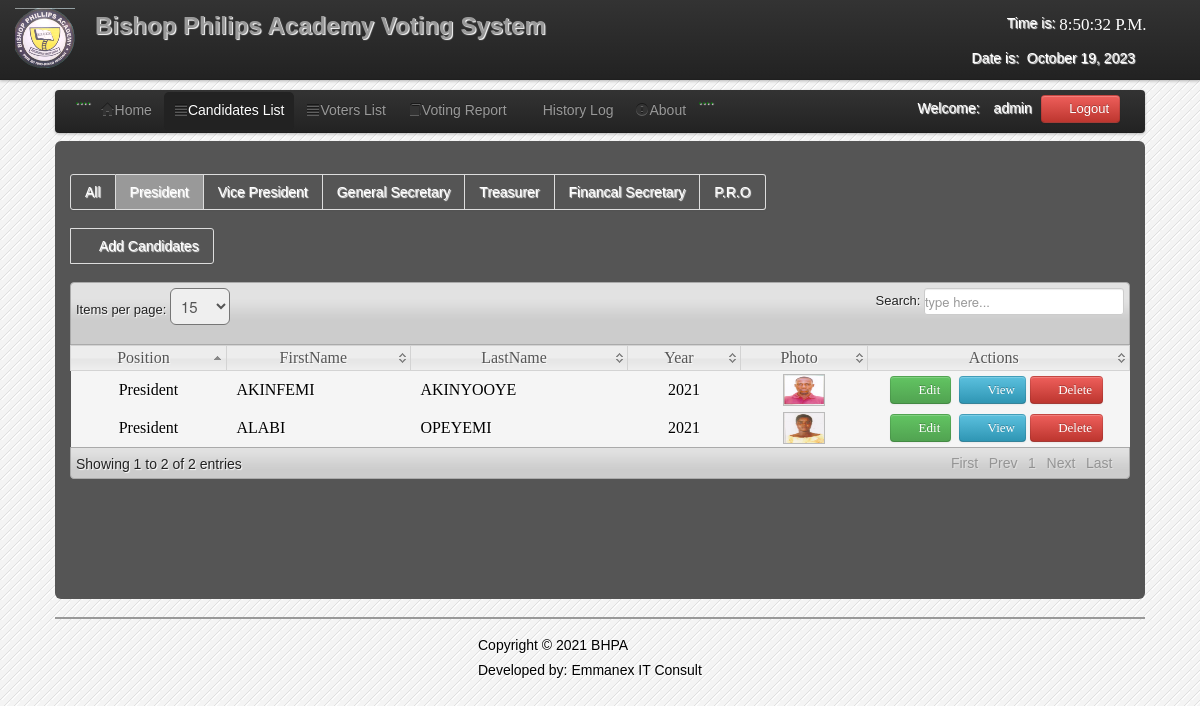
The app's page /admin/candidate_for_governor.php (signed in) with its own data.
### tables this page shows
CREATE TABLE `users` (
  `User_id` int(11) NOT NULL,
  `FirstName` varchar(100) NOT NULL,
  `LastName` varchar(100) NOT NULL,
  `UserName` varchar(100) NOT NULL,
  `Password` varchar(100) NOT NULL,
  `User_Type` varchar(50) NOT NULL
);

CREATE TABLE `candidate` (
  `CandidateID` int(11) NOT NULL,
  `abc` varchar(1) NOT NULL,
  `Position` varchar(200) NOT NULL,
  `Party` varchar(100) NOT NULL,
  `FirstName` varchar(200) NOT NULL,
  `LastName` varchar(200) NOT NULL,
  `MiddleName` varchar(100) NOT NULL,
  `Gender` varchar(6) NOT NULL,
  `Year` varchar(100) NOT NULL,
  `Photo` varchar(200) NOT NULL,
  `Photo1` varchar(200) NOT NULL
);

### admin/session.php (called while the page is built, shortened)
<?php
$id_session=$_SESSION['id'];
?>

### admin/candidate_for_governor.php (the view, shortened to what this page needs)
<?php
include('session.php');
include('header.php');
include('dbcon.php');
?>
</head>
<body>
<?php include('nav_top.php'); ?>
<div class="wrapper">
<div class="home_body">
<div class="navbar">
	<div class="navbar-inner">
	<div class="container">
	<ul class="nav nav-pills">
	  <li>....</li>
	  <li><a href="home.php"><i class="icon-home icon-large"></i>Home</a></li>
	  <li  class="active"><a  href="candidate_list.php"><i class="icon-align-justify icon-large"></i>Candidates List</a></li>
	  <li class=""><a  href="voter_list.php"><i class="icon-align-justify icon-large"></i>Voters List</a></li>
		 <li><a  href="canvassing_report.php"><i class="icon-book icon-large"></i>Voting Report</a></li>
		    <li><a  href="History.php"><i class="icon-table icon-large"></i>History Log</a>
		   <li><a data-toggle="modal" href="#about"><i class="icon-exclamation-sign icon-large"></i>About</a></li>
		   <li>....</li>
	 </ul>
	<form class="navbar-form pull-right">
		<?php $result=mysqli_query($conn,"select * from users where User_id='$id_session'");
	$row=mysqli_fetch_array($result);
	?>
	<font color="white">Welcome:<i class="icon-user-md"></i><?php echo $row['User_Type']; ?></font>
	<a class="btn btn-danger" id="logout" data-toggle="modal" href="#myModal"><i class="icon-off"></i>&nbsp;Logout</a>
	</form>
	</div>
	</div>
	</div>
	<div id="element" class="hero-body">
       <div class="pagination">
    <ul>
    <li><a href="candidate_list.php"><font color="white">All</font></a></li>
    <li class="active"><a href="candidate_for_governor.php"><font color="white">President</font></a></li>
    <li><a href="candidate_for_vice-governor.php"><font color="white">Vice President</font></a></li>
    <li><a href="1st_year.php"><font color="white">General Secretary</font></a></li>
    <li><a href="2nd_year.php"><font color="white">Treasurer</font></a></li>
    <li><a href="3rd_year.php"><font color="white">Financal Secretary</font></a></li>
    <li><a href="4th_year.php"><font color="white">P.R.O</font></a></li>
    </ul>
    </div>
	<div class="pagination">
		  <ul>
    <li><a href="new_candidate.php"><font color="white"><i class="icon-plus icon-large"></i>Add Candidates</font></a></li>
    </ul>
	</div>
	<table class="users-table">
<div class="demo_jui">
		<table cellpadding="0" cellspacing="0" border="0" class="display" id="log" class="jtable">
			<thead>
				<tr>
				<th>Position</th>
				<th>FirstName</th>
				<th>LastName</th>
				<th>Year</th>
				<th>Photo</th>
				<th>Actions</th>
				</tr>
			</thead>
			<tbody>
<?php $candidate_query=mysqli_query($conn,"select  * from candidate where Position='President'");
		while($candidate_rows=mysqli_fetch_array($candidate_query)){ $id=$candidate_rows['CandidateID'];
		?>
<tr class="del<?php echo $id ?>">
	<td align="center"><?php echo $candidate_rows['Position']; ?></td>
	<td><?php echo $candidate_rows['FirstName']; ?></td>
	<td><?php echo $candidate_rows['LastName']; ?></td>
	<td align="center"><?php echo $candidate_rows['Year']; ?></td>
	<td align="center"><img class="pic" width="40" height="30" src="<?php echo $candidate_rows['Photo'];?>" border="0" onMouseOver="showtrail('<?php echo $candidate_rows['Photo'];?>','<?php echo $candidate_rows['FirstName']." ".$candidate_rows['LastName'];?> ',200,5)" onMouseOut="hidetrail()"></a></td>
	<td width="240" align="center">
	<a class="btn btn-Success" href="edit_candidate.php<?php echo '?id='.$id; ?>"><i class="icon-edit icon-large"></i>&nbsp;Edit</a>&nbsp;
	<a class="btn btn-info"  data-toggle="modal" href="#<?php echo $id; ?>" ><i class="icon-list icon-large"></i>&nbsp;View</a>
	<a class="btn btn-danger1" id="<?php echo $id; ?>"><i class="icon-trash icon-large"></i>&nbsp;Delete</a>&nbsp;
	</td>
		</div>
		</div>
<?php } ?>
<?php include('footer.php')?>
</body>
</html>

### admin/css/datatable/demo_table_jui.css (style rules this page uses)
table.display thead th { cursor: pointer; padding: 3px 0 3px 10px; }
table.display { border-collapse: collapse; clear: both; margin: 0 auto; width: 100%; }
table.display td { padding: 3px 10px; }
tr.odd { background-color: #f5f5f5; }
tr.even { background-color: #f5f5f5; }
tr.odd td.sorting_1 { background-color: f5f5f5; }
tr.even td.sorting_1 { background-color: f5f5f5; }

### admin/css/Home.css (style rules this page uses)
* { margin:0; padding:0; }
body { font-family:"Trebuchet MS", "Myriad Pro", Arial, sans-serif; font-size:14px; background-color: #fff; background:#f4f4f4 url(../images/bg.gif) repeat top left; text-shadow:1px 1px 1px #fff; background-position: 0 0px; }
.wrapper { width:1090px; margin:10px auto; }

### records on screen
users: User_Type "admin"
candidate: Position "President", FirstName "AKINFEMI", LastName "AKINYOOYE", Year "2021", Photo (picture)
candidate: Position "President", FirstName "ALABI", LastName "OPEYEMI", Year "2021", Photo (picture)
